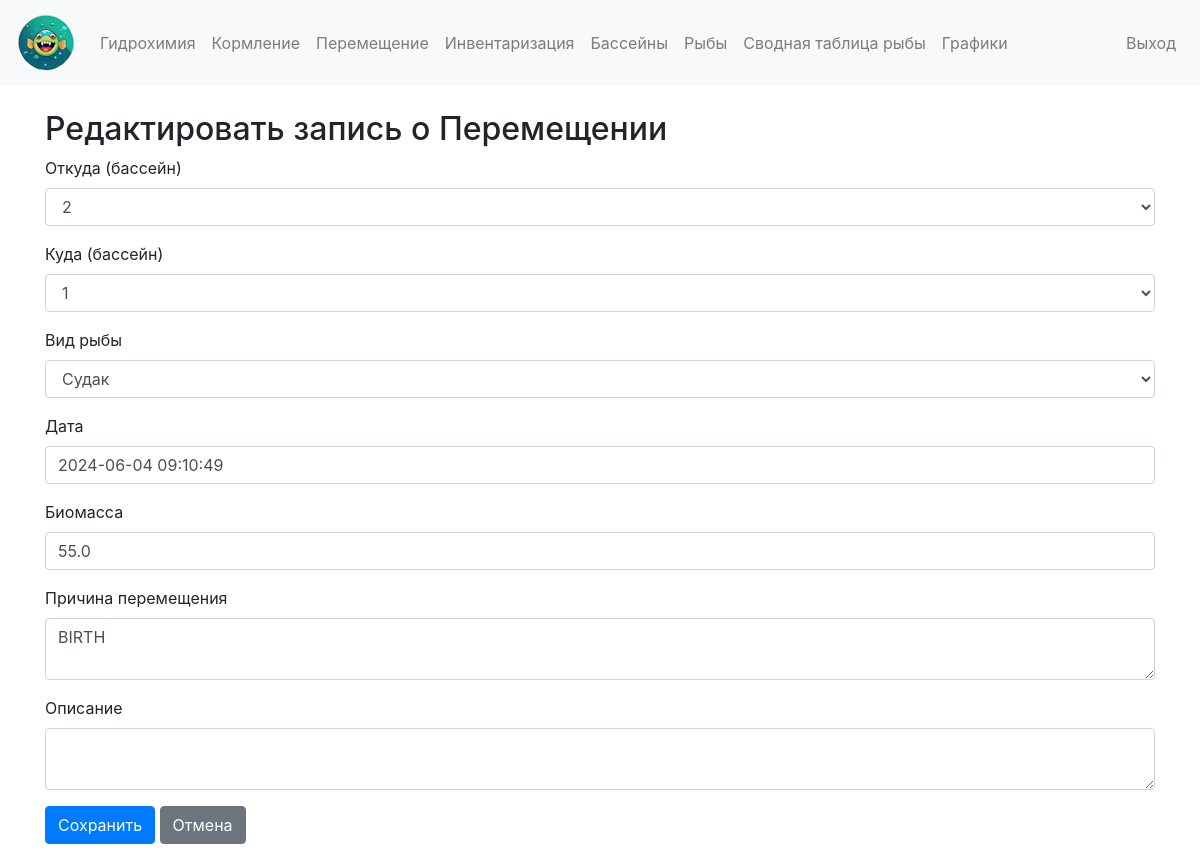
/fish_movement/edit/1 (signed in), run on the app's committed database.
### app/models.py (models this page shows)
class FishMovement(db.Model):
    id = db.Column(db.Integer, primary_key=True)
    pool_id_from = db.Column(db.Integer, db.ForeignKey('pool.id'), nullable=True)
    pool_id_to = db.Column(db.Integer, db.ForeignKey('pool.id'), nullable=True)
    fish_type_id = db.Column(db.Integer, db.ForeignKey('fish_type.id'), nullable=False)
    movement_date = db.Column(db.Integer, nullable=False)
    fish_biomass = db.Column(db.Float, nullable=False)
    movement_reason = db.Column(db.Text, nullable=True)
    movement_desc = db.Column(db.Text, nullable=True)
    pool_from = db.relationship('Pool', foreign_keys=[pool_id_from], backref=db.backref('movements_from', lazy=True))
    pool_to = db.relationship('Pool', foreign_keys=[pool_id_to], backref=db.backref('movements_to', lazy=True))
    fish_type = db.relationship('FishType', backref=db.backref('movements', lazy=True))

### app/app.py (the view, shortened to what this page needs)
@app.route('/fish_movement/edit/<int:movement_id>', methods=['GET', 'POST'])
@login_required
def edit_fish_movement(movement_id):
    fish_movement = FishMovement.query.get_or_404(movement_id)
    form = FishMovementForm(obj=fish_movement)
    form.pool_id_from.choices = [(pool.id, pool.name) for pool in Pool.query.all()]
    form.pool_id_to.choices = [(pool.id, pool.name) for pool in Pool.query.all()]
    form.fish_type_id.choices = [(fish_type.id, fish_type.name) for fish_type in FishType.query.all()]
    if request.method == 'GET':
        form.movement_date.data = datetime.fromtimestamp(fish_movement.movement_date)
    return render_template('edit_fish_movement.html', form=form, movement=fish_movement)

### app/forms.py
class FishMovementForm(FlaskForm):
    pool_id_from = SelectField('Откуда (бассейн)', coerce=int, validators=[Optional()])
    pool_id_to = SelectField('Куда (бассейн)', coerce=int, validators=[Optional()])
    fish_type_id = SelectField('Вид рыбы', coerce=int, validators=[DataRequired()])
    movement_date = DateTimeField('Дата', default=datetime.utcnow(), format='%Y-%m-%d %H:%M:%S', validators=[DataRequired()])
    fish_biomass = FloatField('Биомасса', validators=[DataRequired()])
    movement_reason = TextAreaField('Причина перемещения', validators=[Optional()])
    movement_desc = TextAreaField('Описание', validators=[Optional()])
    submit = SubmitField('Сохранить')

### app/app.py (called while the page is built)
@login_manager.user_loader
def load_user(user_id):
    return User.query.get(int(user_id))

### app/templates/edit_fish_movement.html (shortened to what this page needs)
{% extends "base.html" %}
{% block content %}
<h2>{{ 'Редактировать запись о Перемещении' if movement else 'Новая запись о Перемещении' }}</h2>
<form method="POST">
    <div class="form-group">
        {{ form.pool_id_from.label(class="form-control-label") }}
        {{ form.pool_id_from(class="form-control") }}
    </div>
    <div class="form-group">
        {{ form.pool_id_to.label(class="form-control-label") }}
        {{ form.pool_id_to(class="form-control") }}
    </div>
    <div class="form-group">
        {{ form.fish_type_id.label(class="form-control-label") }}
        {{ form.fish_type_id(class="form-control") }}
    </div>
    <div class="form-group">
        {{ form.movement_date.label(class="form-control-label") }}
        {{ form.movement_date(class="form-control") }}
    </div>
    <div class="form-group">
        {{ form.fish_biomass.label(class="form-control-label") }}
        {{ form.fish_biomass(class="form-control") }}
    </div>
    <div class="form-group">
        {{ form.movement_reason.label(class="form-control-label") }}
        {{ form.movement_reason(class="form-control") }}
    </div>
    <div class="form-group">
        {{ form.movement_desc.label(class="form-control-label") }}
        {{ form.movement_desc(class="form-control") }}
    </div>
    <div class="form-group">
        {{ form.submit(class="btn btn-primary") }}
        <a href="{{ url_for('movement') }}" class="btn btn-secondary">Отмена</a>
    </div>
</form>
{% endblock %}

### data on the page
FishMovement: pool_id_from "2", pool_id_to "1", fish_type_id "Судак", movement_date "2024-06-04 09:10:49", fish_biomass "55.0", movement_reason "BIRTH"
